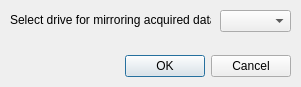
<?xml version="1.0" encoding="UTF-8"?>
<ui version="4.0">
 <class>mirrorDrive</class>
 <widget class="QDialog" name="mirrorDrive">
  <property name="windowModality">
   <enum>Qt::ApplicationModal</enum>
  </property>
  <property name="geometry">
   <rect>
    <x>0</x>
    <y>0</y>
    <width>301</width>
    <height>87</height>
   </rect>
  </property>
  <property name="sizePolicy">
   <sizepolicy hsizetype="Preferred" vsizetype="Preferred">
    <horstretch>0</horstretch>
    <verstretch>0</verstretch>
   </sizepolicy>
  </property>
  <property name="windowTitle">
   <string>Mirror Drive Settings</string>
  </property>
  <property name="layoutDirection">
   <enum>Qt::LeftToRight</enum>
  </property>
  <widget class="QDialogButtonBox" name="buttonBox">
   <property name="geometry">
    <rect>
     <x>90</x>
     <y>50</y>
     <width>201</width>
     <height>32</height>
    </rect>
   </property>
   <property name="layoutDirection">
    <enum>Qt::LeftToRight</enum>
   </property>
   <property name="orientation">
    <enum>Qt::Horizontal</enum>
   </property>
   <property name="standardButtons">
    <set>QDialogButtonBox::Cancel|QDialogButtonBox::Ok</set>
   </property>
  </widget>
  <widget class="QLabel" name="label_text">
   <property name="geometry">
    <rect>
     <x>10</x>
     <y>10</y>
     <width>201</width>
     <height>20</height>
    </rect>
   </property>
   <property name="text">
    <string>Select drive for mirroring acquired data:</string>
   </property>
  </widget>
  <widget class="QComboBox" name="comboBox_allDrives">
   <property name="geometry">
    <rect>
     <x>220</x>
     <y>10</y>
     <width>71</width>
     <height>22</height>
    </rect>
   </property>
   <property name="layoutDirection">
    <enum>Qt::LeftToRight</enum>
   </property>
  </widget>
 </widget>
 <resources/>
 <connections>
  <connection>
   <sender>buttonBox</sender>
   <signal>accepted()</signal>
   <receiver>mirrorDrive</receiver>
   <slot>accept()</slot>
   <hints>
    <hint type="sourcelabel">
     <x>248</x>
     <y>254</y>
    </hint>
    <hint type="destinationlabel">
     <x>157</x>
     <y>274</y>
    </hint>
   </hints>
  </connection>
  <connection>
   <sender>buttonBox</sender>
   <signal>rejected()</signal>
   <receiver>mirrorDrive</receiver>
   <slot>reject()</slot>
   <hints>
    <hint type="sourcelabel">
     <x>316</x>
     <y>260</y>
    </hint>
    <hint type="destinationlabel">
     <x>286</x>
     <y>274</y>
    </hint>
   </hints>
  </connection>
 </connections>
</ui>
